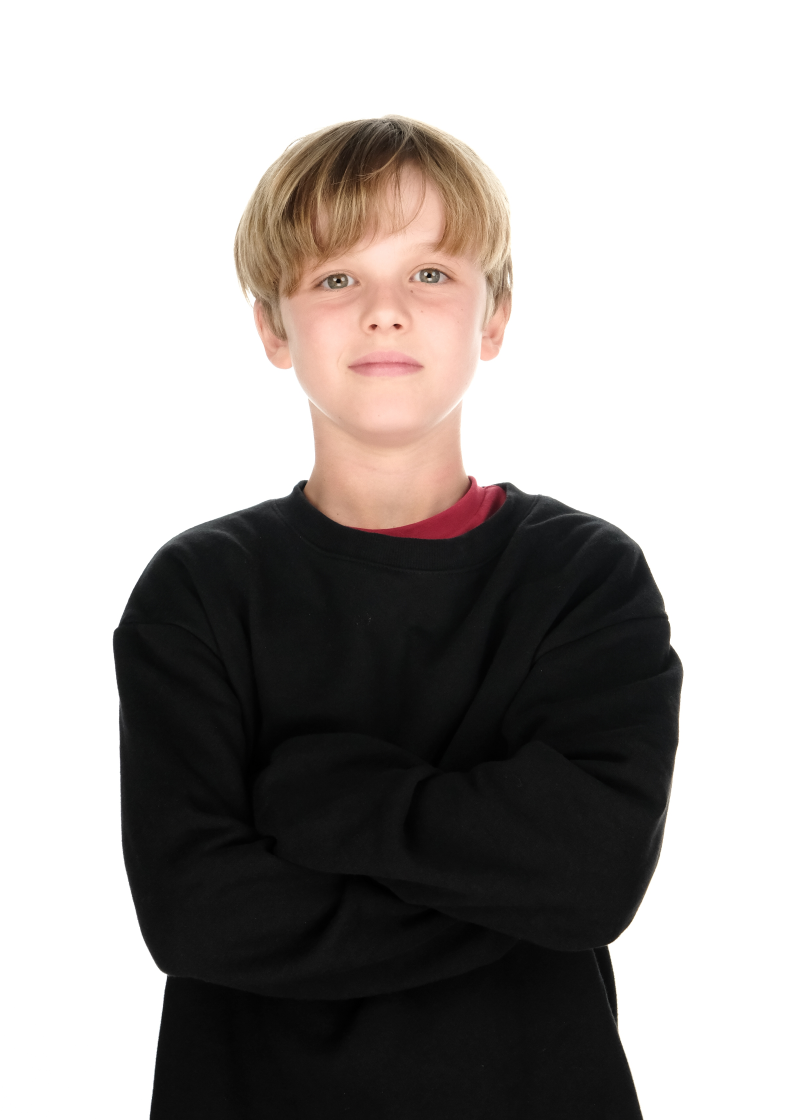
#> input picture src-tauri/mediaweb-data/media/2026-01-27/DI_54368045.JPG, 2400 x 3360 px (shown at 1/3 size)
$ python -i media_quality.py   (imports and definitions only)
#> lines starting #> are read from the running program, lines starting #| are printed output that depends on the picture
#> further down, picture is the input picture: PIL image 2400x3360 RGB; mean R, G, B 167.7, 163.6, 161.6
"""Bounded, local no-reference detail measurements for Media Explorer.

This is NOT an aesthetic or perceptual video-quality grade. The relative fine-to-
coarse detail signal helps find suspiciously soft footage even at high resolution.
An almost textureless frame is unmeasurable, not automatically a poor frame.
"""
import math
import statistics
import subprocess
from pathlib import Path

from PIL import Image, ImageChops, ImageFilter, ImageStat

QUALITY_VERSION = 1
MAX_SIDE = 1024
MAX_SAMPLES = 8


# [20 lines left out: functions current_quality, _size, not called in this run]


def _signal(frame):
    """Multiscale detail ratio, not a comparison against an invented quality target."""
    gray = frame.convert("L")
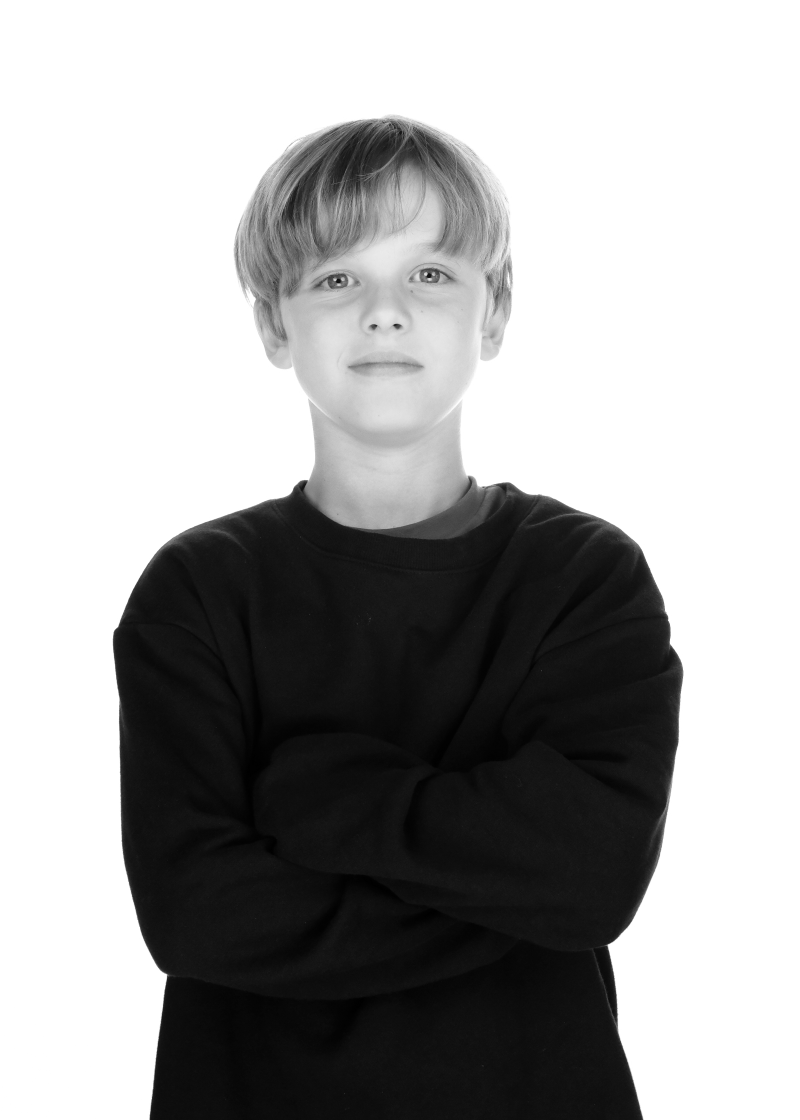
#> gray: PIL image 2400x3360 L (shown at 1/3 size); min 0, max 255, mean 164.6
    # Suppress pixel noise before comparing fine and broad image structure.
    smooth = gray.filter(ImageFilter.GaussianBlur(0.6))
    contrast = ImageStat.Stat(smooth).stddev[0]
#> contrast = 110.9
    fine = ImageStat.Stat(ImageChops.difference(
        smooth, smooth.filter(ImageFilter.GaussianBlur(1.2)))).mean[0]
#> fine = 0.577
    broad = ImageStat.Stat(ImageChops.difference(
        smooth, smooth.filter(ImageFilter.GaussianBlur(3.0)))).mean[0]
#> broad = 1.07
    # Flat scenes, fades and near-black frames cannot establish sharpness.
    if contrast < 9.0 or broad < 1.2:
        return None
    return round(100.0 * fine / broad, 2)


# [59 lines left out: functions _video_frame, analyze_media_quality, not called in this run]

>>> from PIL import Image
>>> picture = Image.open('../../src-tauri/mediaweb-data/media/2026-01-27/DI_54368045.JPG')
>>> result = _signal(picture)
